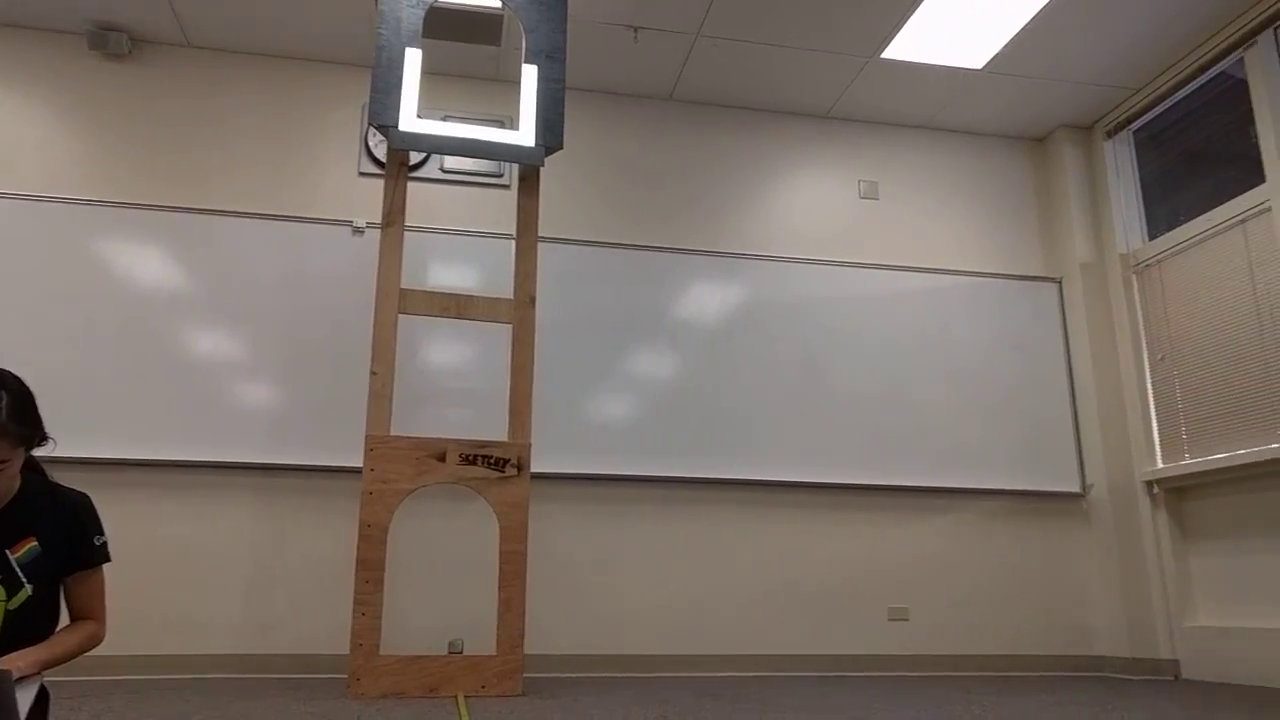
#> input picture frame 33 of video_in/12ft.mp4, 1280 x 720 px, given in place of flashlight-tylersjacket.mp4, which was not available
$ python vision.py
#> lines starting #> are read from the running program, lines starting #| are printed output that depends on the picture; pictures that were not available may be replaced by others from this repository, and a replacement may not be noted
#!/usr/bin/env python2
#
# tyr-vision
# Team 8 Stronghold vision program
#

import numpy as np
import cv2

# cap = cv2.VideoCapture(0)  # video stream from webcam
cap = cv2.VideoCapture('flashlight-tylersjacket.mp4')  # video stream from an MP4 file
# download video file from: https://drive.google.com/open?id=0B3CtH7XCgLzOT0trdTlpc1c0UlE

while(cap.isOpened()):
    ret, frame = cap.read()  # read a frame
#> frame is the input picture: shape (720, 1280, 3); mean B, G, R 103.3, 111.5, 122.6
    #gray = cv2.cvtColor(frame, cv2.COLOR_BGR2GRAY)  # convert the image to greyscale
    edges = cv2.Canny(frame, 100, 200)
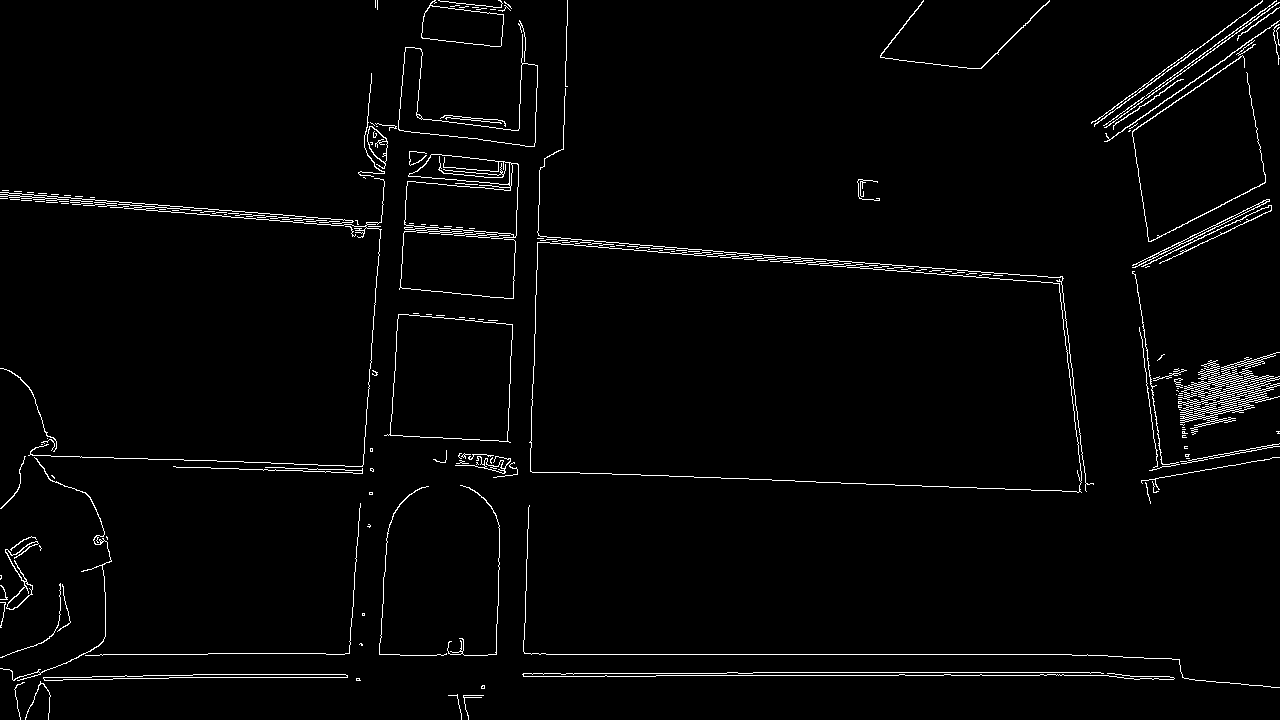
#> edges: shape (720, 1280); 2.3% white in thin lines or dots
    color_edges = cv2.cvtColor(edges, cv2.COLOR_GRAY2BGR)
#> color_edges: shape (720, 1280, 3); 2.3% white in thin lines or dots
    #color_edges[:,:,0] = 0  # set Blue channel to zero
    color_edges[:,:,1] = 0  # set Green channel to zero
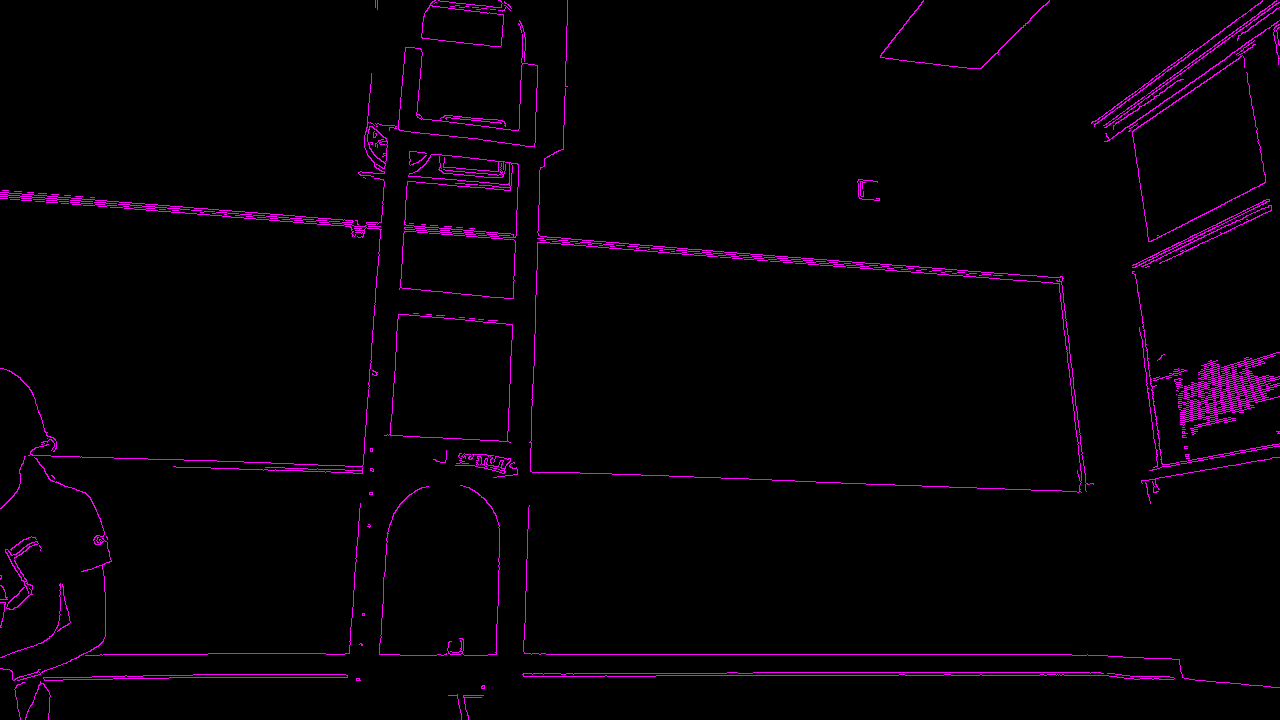
#> color_edges: shape (720, 1280, 3); mean B, G, R 5.9, 0, 5.9

    overlay_img = cv2.addWeighted(frame, 0.7, color_edges, 0.3, 0)
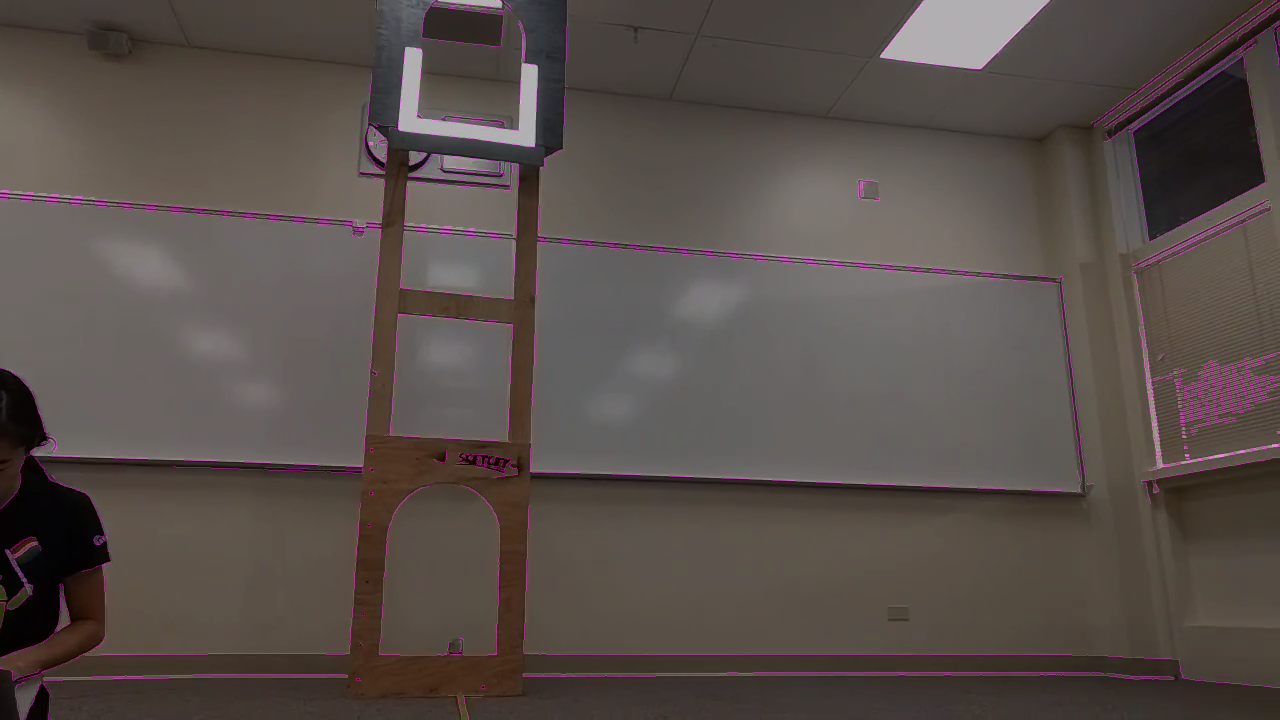
#> overlay_img: shape (720, 1280, 3); mean B, G, R 74, 78, 87.6
    cv2.imshow('tyr-vision', overlay_img)  # show the image output on-screen

    if cv2.waitKey(1) & 0xFF == ord('q'):  # exit with the 'q' key
#> (key q is pressed here)
        break

cap.release()  # close the webcam interface
cv2.destroyAllWindows()  #LinuxWorldDomination

$ run again, starting later in the video
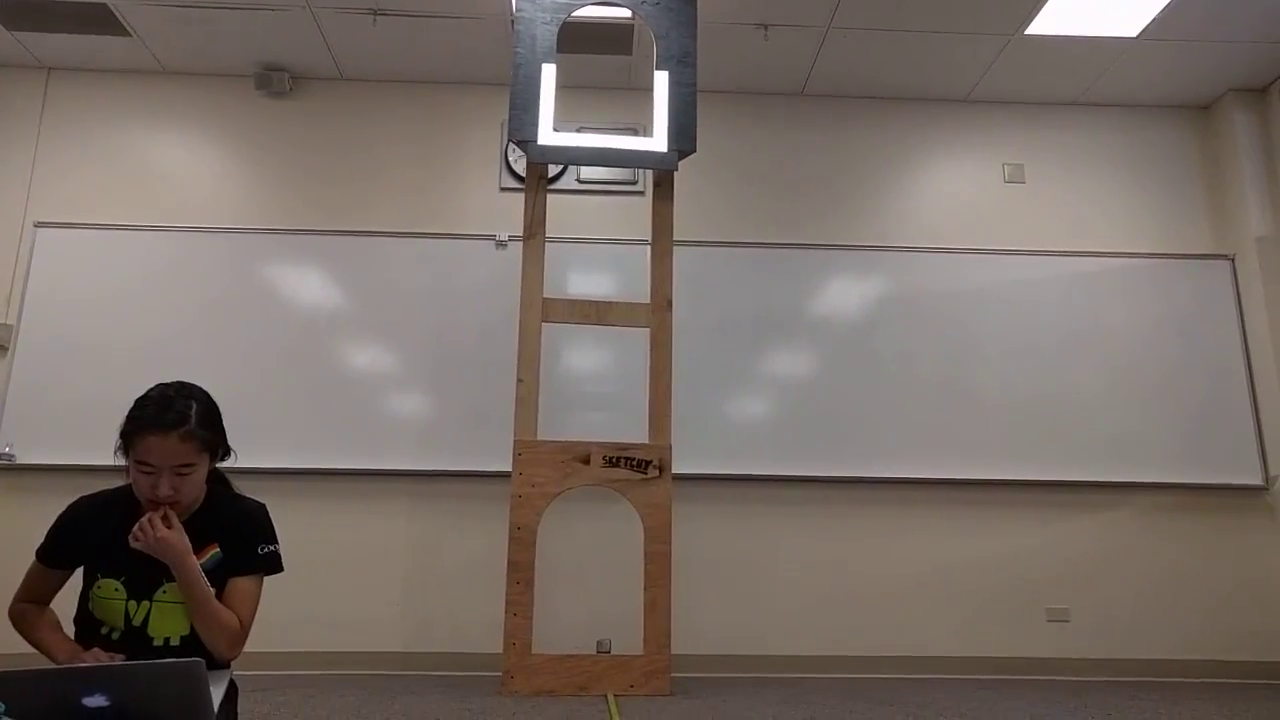
#> input picture frame 149 of video_in/12ft.mp4, 1280 x 720 px, given in place of flashlight-tylersjacket.mp4, which was not available
#> frame is the input picture: shape (720, 1280, 3); mean B, G, R 102.3, 109.1, 119.9
#> `edges = cv2.Canny(frame, 100, 200)`:
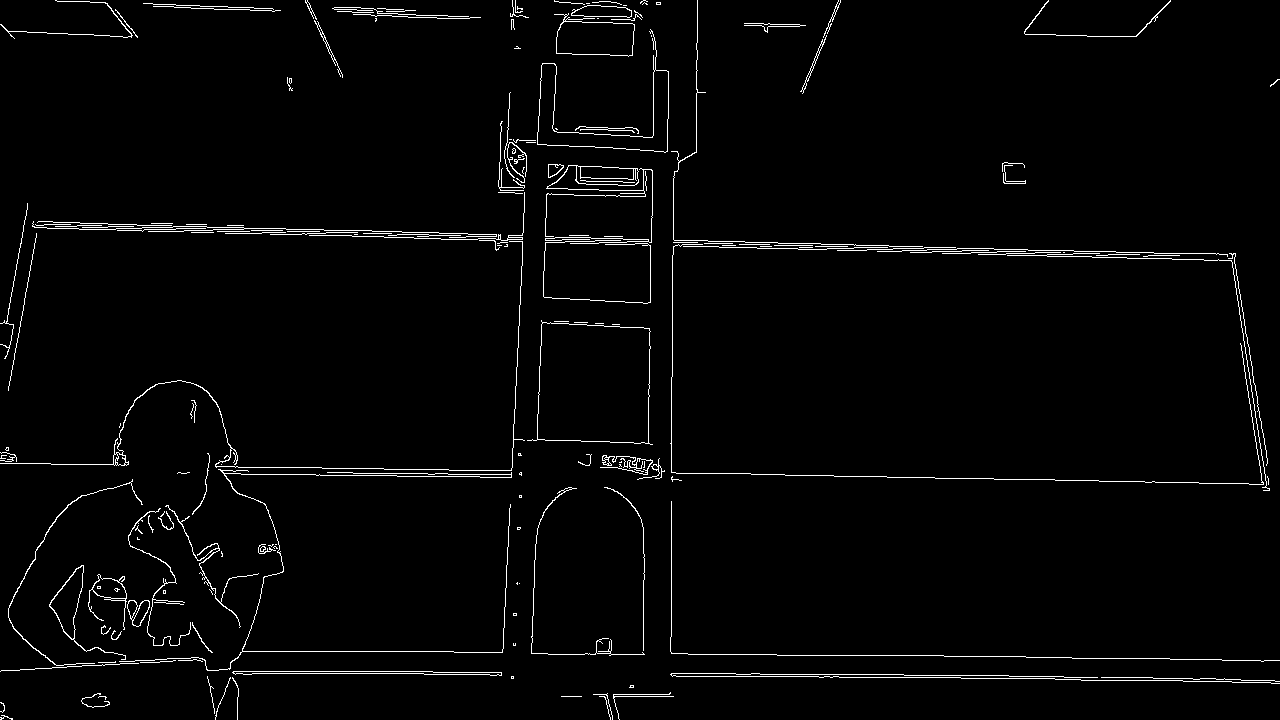
#> edges: shape (720, 1280); 2.2% white in thin lines or dots
#> `overlay_img = cv2.addWeighted(frame, 0.7, color_edges, 0.3, 0)`:
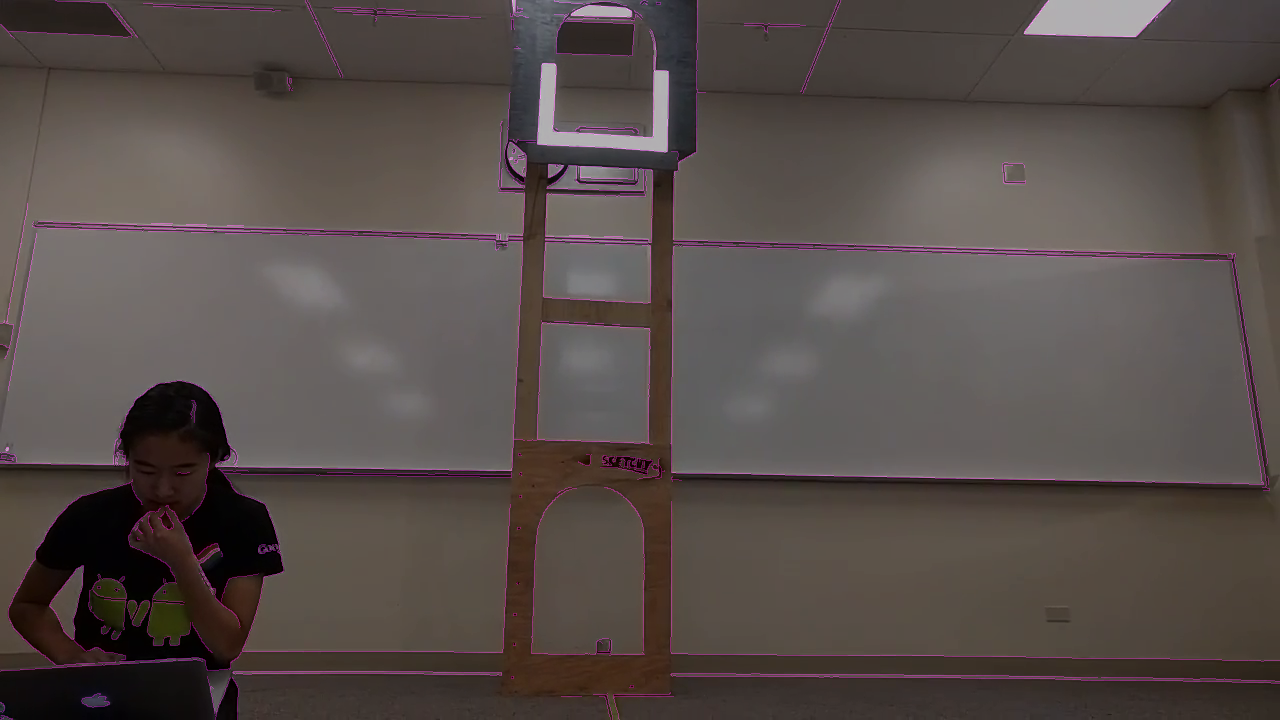
#> overlay_img: shape (720, 1280, 3); mean B, G, R 73.3, 76.3, 85.6

$ run again, starting later in the video
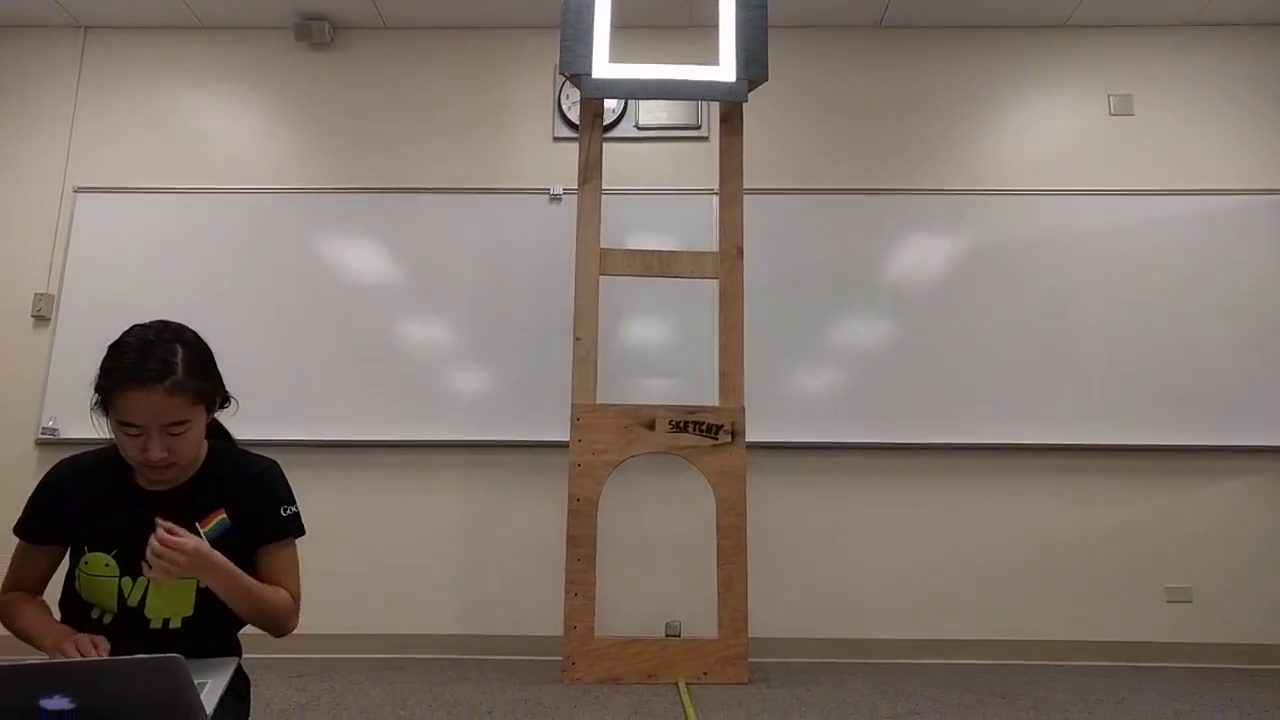
#> input picture frame 265 of video_in/12ft.mp4, 1280 x 720 px, given in place of flashlight-tylersjacket.mp4, which was not available
#> frame is the input picture: shape (720, 1280, 3); mean B, G, R 108.9, 117.7, 129.1
#> `edges = cv2.Canny(frame, 100, 200)`:
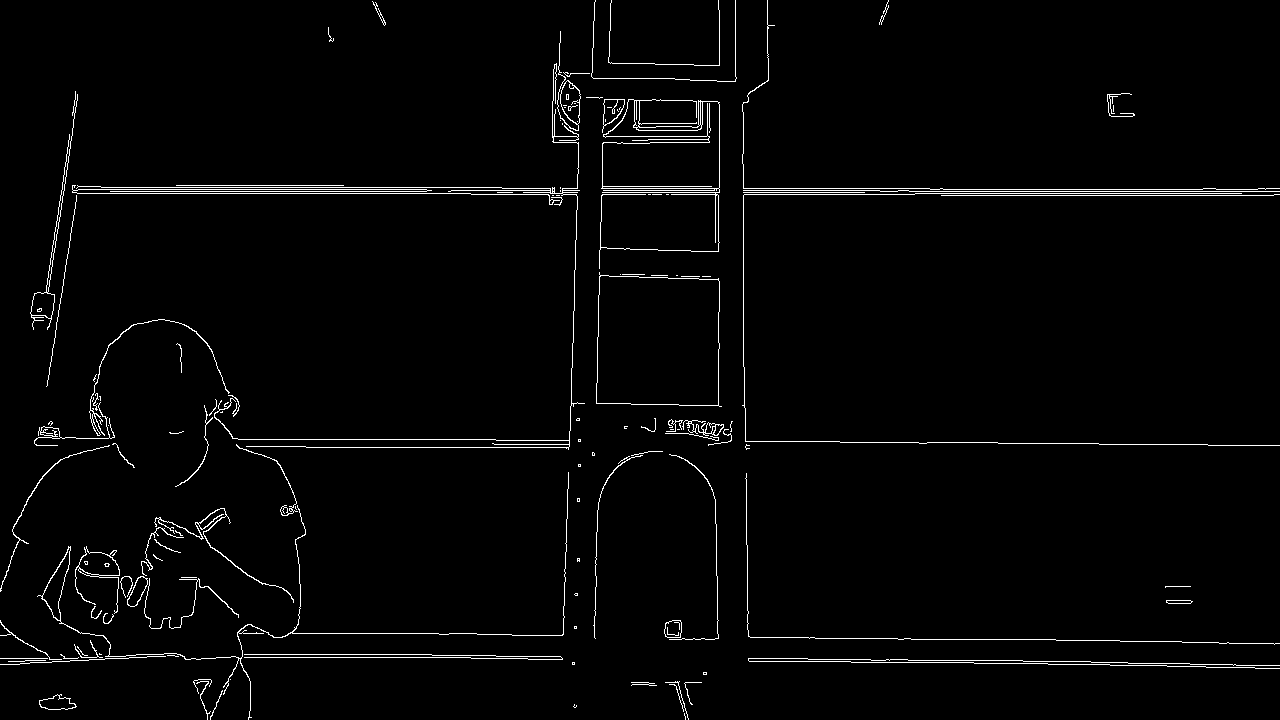
#> edges: shape (720, 1280); 2.1% white in thin lines or dots
#> `overlay_img = cv2.addWeighted(frame, 0.7, color_edges, 0.3, 0)`:
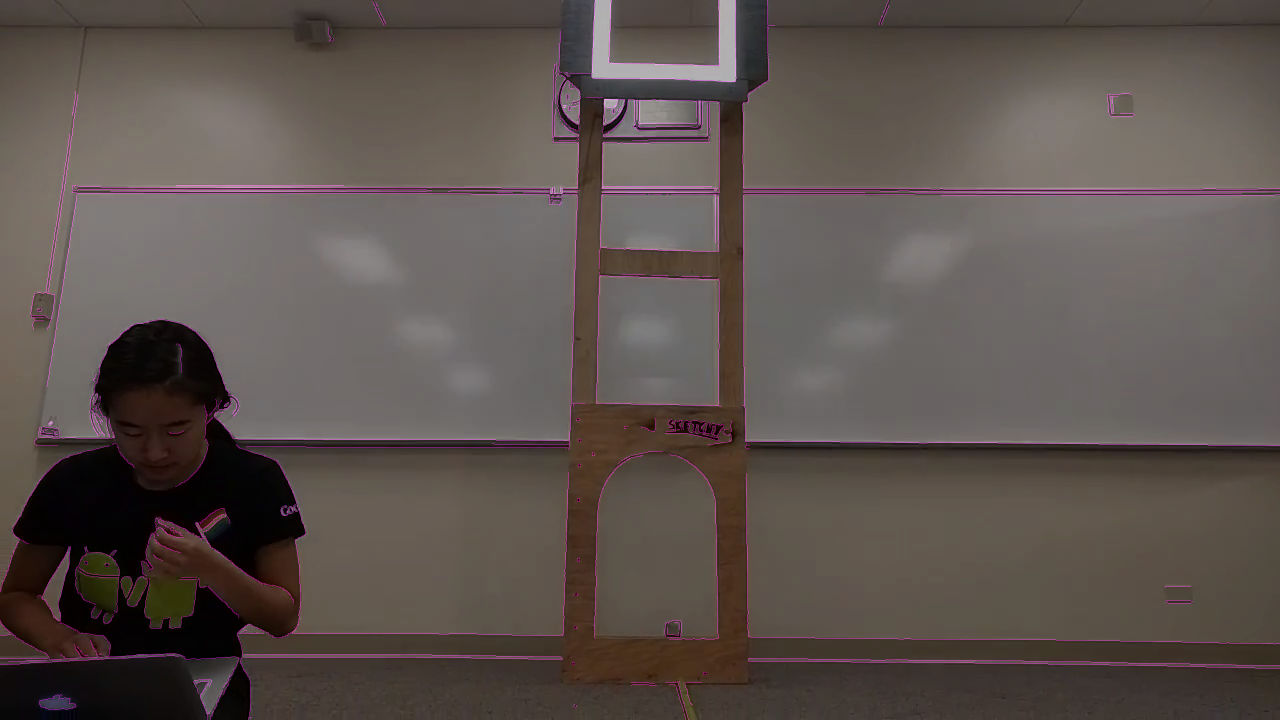
#> overlay_img: shape (720, 1280, 3); mean B, G, R 77.9, 82.4, 92
